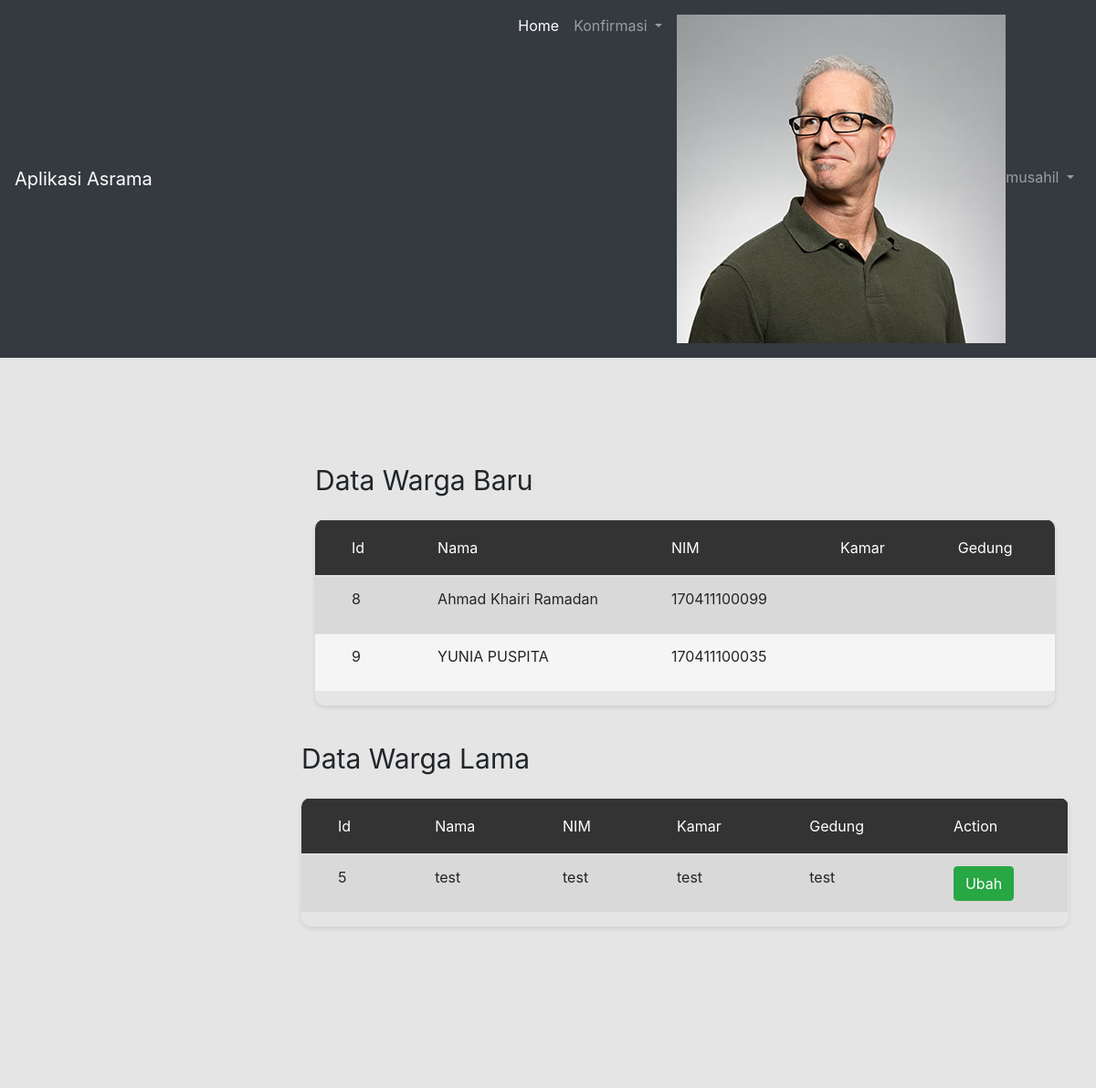
The app's page /index.php/musahil/kamar (signed in) with its own data.
### tables this page shows
CREATE TABLE `musahil` (
  `id_musahil` int(11) NOT NULL,
  `nama_musahil` varchar(50) NOT NULL,
  `kamar_musahil` int(11) NOT NULL,
  `gedung_musahil` varchar(11) NOT NULL,
  `nowa_musahil` varchar(30) NOT NULL,
  `user_musahil` varchar(30) NOT NULL
);

CREATE TABLE `wargaasrama` (
  `id_warga` int(11) NOT NULL,
  `id_musahil` int(20) DEFAULT NULL,
  `nama_warga` varchar(50) NOT NULL,
  `nim_warga` varchar(20) NOT NULL,
  `prodi_warga` varchar(50) NOT NULL,
  `id_jk` int(11) NOT NULL,
  `alamat` varchar(50) NOT NULL,
  `tgllahir` varchar(30) NOT NULL,
  `kamar` varchar(10) DEFAULT NULL,
  `gedung` varchar(10) DEFAULT NULL,
  `user_warga` varchar(30) NOT NULL,
  `nowa_warga` varchar(20) NOT NULL,
  `foto` varchar(30) NOT NULL
);

### application/controllers/musahil.php (called while the page is built, shortened)
<?php
class musahil extends CI_Controller {
	public function __construct(){
		$this->load->model("model_musahil");
	}
	public function kamar(){
		$this->load->view('user/musahil/kamar');
	}
}

### index.php (called while the page is built, shortened)
<?php
require_once BASEPATH.'core/CodeIgniter.php';

### application/views/user/musahil/kamar.php (the view, shortened to what this page needs)
<?php
	$this->load->view('Temp/musahil/header');
    $warga=$this->db->get('wargaasrama')->result();
?>
<div class="page-container">
    <div class="main-content">
        <div class="section__content section__content--p30">
            <div class="container-fluid">
				<div class="row">
                    <div class="col-lg-12">
                        <h2 class="title-1 m-b-25">Data Warga Baru</h2>
                        <div class="table-responsive table--no-card m-b-40">
                            <?php
                            $row=0;
                            foreach ($warga as $key) {
                                if($key->kamar=="" || $key->gedung==""){
                                    $row+=1;
                                }
                            }
                            if ($row>0){ ?>
                            <table class="table table-borderless table-striped table-earning">
                                <thead>
                                    <?php
                                        echo "<tr>";
                                            echo "<th> Id </th>";
                                            echo "<th> Nama </th>";
                                            echo "<th> NIM </th>";
                                            echo "<th> Kamar </th>";
                                            echo "<th> Gedung </th>";
                                            echo "<th> Action </th>";
                                        echo "</tr>";
                                    ?>
                                </thead>
                                <tbody>
                                    <?php
                                    foreach ($warga as $row) {
                                        if($row->kamar=="" && $row->gedung==""){
                                            echo "<tr>";
                                                echo "<td> $row->id_warga</td>";
                                                echo "<td> $row->nama_warga</td>";
                                                echo "<td> $row->nim_warga</td>";
                                                echo "<td> $row->kamar</td>";
                                                echo "<td> $row->gedung</td>";?>
                                                <td>
                                                </td>
                                            <?php
                                            echo "</tr>";
                                        }
                                    }
                                    ?>
                                </tbody>
                            </table>
                            <?php }else{
                            echo "<h4>tidak ada data</h4>";
                            }
                            ?>
                            </div>
                        </div>
                    </div>
                </div>
                <div class="row">
                    <div class="col-lg-12">
                        <h2 class="title-1 m-b-25">Data Warga Lama</h2>
                        <div class="table-responsive table--no-card m-b-40">
                            <?php
                            $row=0;
                            foreach ($warga as $key) {
                                if($key->kamar!="" || $key->gedung!=""){
                                    $row+=1;
                                }
                            }
                            if ($row>0){ ?>
                            <table class="table table-borderless table-striped table-earning">
                                <thead>
                                    <?php
                                        echo "<tr>";
                                            echo "<th> id </th>";
                                            echo "<th> Nama </th>";
                                            echo "<th> NIM </th>";
                                            echo "<th> Kamar </th>";
                                            echo "<th> Gedung </th>";
                                            echo "<th> Action </th>";
                                        echo "</tr>";
                                    ?>
                                </thead>
                                <tbody>
                                    <?php
                                    foreach ($warga as $row) {
                                        if($row->kamar!="" || $row->gedung!=""){
                                            echo "<tr>";
                                                echo "<td> $row->id_warga</td>";
                                                echo "<td> $row->nama_warga</td>";
                                                echo "<td> $row->nim_warga</td>";
                                                echo "<td> $row->kamar</td>";
                                                echo "<td> $row->gedung</td>";?>
                                                <td>
                                                    <button type="button" class="btn btn-success ukbtn" onclick>Ubah</button>
                                                </td>
                                            <?php
                                            echo "</tr>";
                                        }
                                    }
                                    ?>
                                </tbody>
                            </table>
                        <?php }else{
                            echo "<h4>tidak ada data</h4>";
                        }
                        ?>
                            </div>
                        </div>
                    </div>
                </div>
            </div>
        </div>
</body>
</html>

### application/views/Temp/musahil/header.php (shortened to what this page needs)
<?php
  $username=$_SESSION['user'];
  $data=$this->db->get_where('musahil',["user_musahil" => $username])->row();
?>
<!DOCTYPE html>
<html>
<head>
  <link rel="stylesheet" type="text/css" href="<?= base_url(); ?>css/style.css">
  <link rel="stylesheet" href="https://maxcdn.bootstrapcdn.com/bootstrap/4.0.0/css/bootstrap.min.css">
</head>
<body>
<nav class="navbar navbar-expand-md navbar-dark bg-dark">
  <a class="navbar-brand" href="#">Aplikasi Asrama</a>
  <div class="collapse navbar-collapse" id="navbarSupportedContent">
    <ul class="navbar-nav ml-auto">
      <li class="nav-item active">
        <a class="nav-link" href="<?php echo site_url('musahil')?>">Home</a>
      </li>
      <li class="nav-item dropdown">
        <a class="nav-link dropdown-toggle" href="#" id="navbarDropdown" role="button" data-toggle="dropdown">
          Konfirmasi
        </a>
      </li>
      <li class="nav-item dropdown notifications-menu">
        <a class="nav-link dropdown-toggle" href="" id="navbarDropdown" role="button" data-toggle="dropdown">
            <img  src="<?php echo base_url('img/');?>profil.jpg" class="profil"><?php echo $data->user_musahil; ?>
        </a>
      </li>
    </ul>
  </div>
</nav>

### records on screen
musahil: user_musahil "musahil"
wargaasrama: id_warga "8", nama_warga "Ahmad Khairi Ramadan", nim_warga "170411100099"
wargaasrama: id_warga "9", nama_warga "YUNIA PUSPITA", nim_warga "170411100035"
wargaasrama: id_warga "5", nama_warga "test", nim_warga "test", kamar "test", gedung "test"
